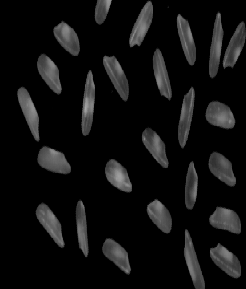
#> input picture chap3/g1.png, 246 x 289 px, found by its file name
$ python local_equ_hist.py
#> lines starting #> are read from the running program, lines starting #| are printed output that depends on the picture
import numpy as np
import numpy as numpy
import cv2
from matplotlib import pyplot as plt

# 3-18 灰度图像直方图局部均衡化
def main():
    img = cv2.imread("..\g1.png", 0)
#> img is the input picture: shape (289, 246); min 0, max 167, mean 16.9
    clahe = cv2.createCLAHE(5, (8, 8)) #对比度的大小为5，每次处理块大小为8×8
    dst = clahe.apply(img)
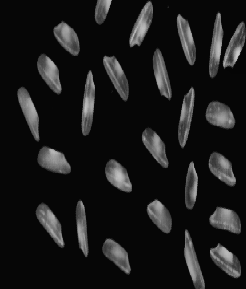
#> dst: shape (289, 246); min 5, max 202, mean 26.3
    cv2.imshow("Local Histogram Equalization", np.hstack([img, dst]))
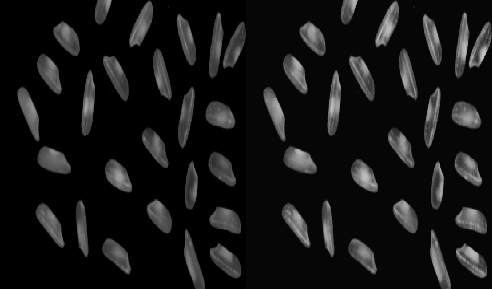
#> window 'Local Histogram Equalization': shape (289, 492); min 0, max 202, mean 21.6
    cv2.waitKey(0)

if __name__ == '__main__':
    main()
